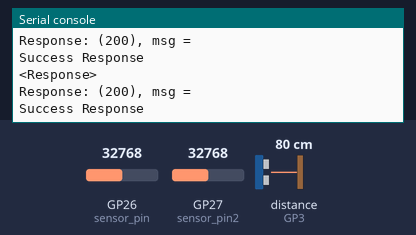
Simulated run of this program. Board: Raspberry Pi Pico running MicroPython. Shown: the last lines printed to the serial console. The inputs (shaded band) are chosen by the test bench; at power-on: distance to the obstacle (sensor on GP3) 80 cm, GP26 (sensor_pin) = 32768, GP27 (sensor_pin2) = 32768 (analog values on the 0–65535 scale). The echo pulse lasts 58.3 µs per cm; WiFi joins after 1.5 s; the clock reads 2024-03-15 10:24:30 at power-on unless the program sets it; web requests get an empty 200 reply after 0.4 s.

Above: at 11.2 s.
11.3 s: distance to the obstacle (sensor on GP3) set to 2 cm
19.7 s: GP26 (sensor_pin) set to 45874
At 21.53 s:
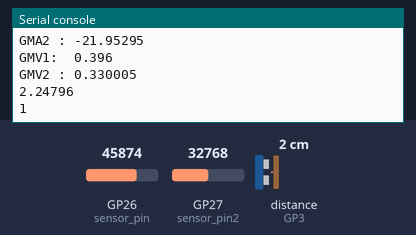
28.1 s: GP27 (sensor_pin2) set to 45874
At 32.73 s:
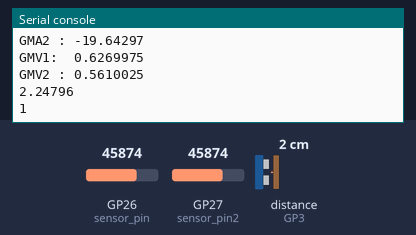
36.5 s: distance to the obstacle (sensor on GP3) set to 4 cm
At 43.94 s:
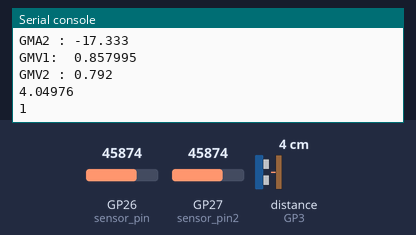
44.9 s: GP26 (sensor_pin) set to 57670
At 45.7 s:
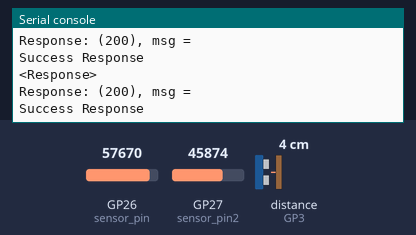
53.3 s: GP27 (sensor_pin2) set to 32767
At 55.14 s:
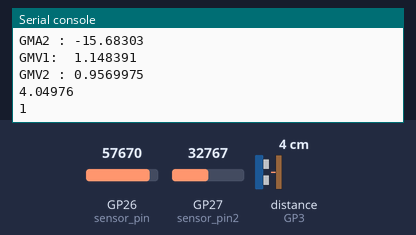
Timing chart, 0 to 56.6 s (numbered marks = the images above; inputs shaded):
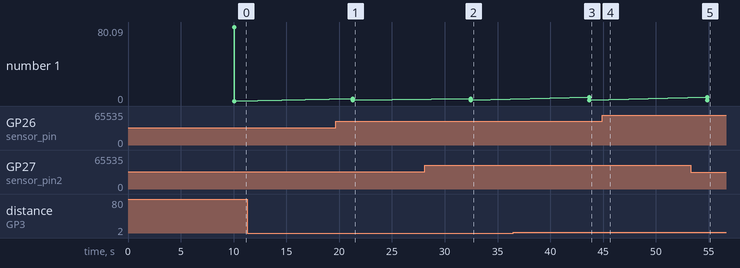

The program:

MongoDB.py
```python
from machine import Pin, RTC
import machine
import urequests as requests
import network
import time
import ntptime
from time import sleep, sleep_us, ticks_us
import credentials
from machine import Pin


sensor_pin = machine.ADC(26)
sensor_pin2 = machine.ADC(27)


# Initialisierung GPIO-Ausgang für Trigger-Signal
trigger = Pin(2, Pin.OUT)

# Initialisierung GPIO-Eingang für Echo-Signal
echo = Pin(3, Pin.IN)

UREF = 3.3
NULLPUNKT = 2.5253
# Volt per Ampere - Der Sensor hat eine hinterlegte Umrechnung der Voltmessung in einen Amperewert der hier gestzt wird
VpA = 0.1331
VpA2 = 0.1
U_Consumption = 24
U_Production = 12


URL = "https://eu-central-1.aws.data.mongodb-api.com/app/data-lwaix/endpoint/data/v1/action/"
API_KEY = "4tFRaI603cCb5aVF6l4wPYSDC6PsIHWw6VOLr4dFzSu86jDDQLRklSmqS2PSoLnx"

def connect_to_wifi(ssid, psk):
    wlan = network.WLAN(network.STA_IF)
    wlan.active(True)
    wlan.connect(ssid, psk)

    while not wlan.isconnected() and wlan.status() >= 0:
        print("Waiting to Connect")
        time.sleep(10)
    if not wlan.isconnected():
        raise Exception("Wifi not available")
    print("Connected to WiFi")

connect_to_wifi(credentials.INTERNET_NAME, credentials.INTERNET_PASSWORD)
ntptime.settime()

def find(filter_dictionary):
    try:
        headers = { "api-key": API_KEY }
        searchPayload = {
            "dataSource": "Cluster0",
            "database": "MSYPicoSensorData",
            "collection": "ACS7125A",
            "filter": filter_dictionary,
        }
        response = requests.post(URL + "find", headers=headers, json=searchPayload)
        print("Response: (" + str(response.status_code) + "), msg = " + str(response.text))
        if response.status_code >= 200 and response.status_code < 300:
            print("Success Response")
        else:
            print(response.status_code)
            print("Error")
        response.close()
    except Exception as e:
        print(e)

def insertData(sensor1, sensor2, sensor3, year, month, day, hour, minute, second, chargingPower, chargingPower2, inUse):
    try:
        headers = { "api-key": API_KEY }
        documentToAdd = {"Sensor": sensor1,
                         "year": year,
                         "month": month,
                         "day": day,
                         "hour": hour,
                         "minute": minute,
                         "second": second,
                         "Chargingpower": chargingPower}
        insertPayload = {
            "dataSource": "Cluster0",
            "database": "MSYPicoSensorData",
            "collection": "ACS7125A",
            "document": documentToAdd,
        }
        response = requests.post(URL + "insertOne", headers=headers, json=insertPayload)
        print(response)
        print("Response: (" + str(response.status_code) + "), msg = " + str(response.text))
        if response.status_code >= 200 and response.status_code < 300:
            print("Success Response")
        else:
            print(response.status_code)
            print("Error")
        response.close()

    except Exception as e:
        print(e)

    try:
        headers = { "api-key": API_KEY }
        documentToAdd = {"Sensor": sensor2,
                         "year": year,
                         "month": month,
                         "day": day,
                         "hour": hour,
                         "minute": minute,
                         "second": second,
                         "Chargingpower": chargingPower2}
        insertPayload = {
            "dataSource": "Cluster0",
            "database": "MSYPicoSensorData",
            "collection": "ACS7125A",
            "document": documentToAdd,
        }
        response = requests.post(URL + "insertOne", headers=headers, json=insertPayload)
        print(response)
        print("Response: (" + str(response.status_code) + "), msg = " + str(response.text))
        if response.status_code >= 200 and response.status_code < 300:
            print("Success Response")
        else:
            print(response.status_code)
            print("Error")
        response.close()
    except Exception as e:
        print(e)

    try:
        headers = { "api-key": API_KEY }
        documentToAdd = {"Sensor": sensor3,
                         "year": year,
                         "month": month,
                         "day": day,
                         "hour": hour,
                         "minute": minute,
                         "second": second,
                         "inUse": inUse}
        insertPayload = {
            "dataSource": "Cluster0",
            "database": "MSYPicoSensorData",
            "collection": "ACS7125A",
            "document": documentToAdd,
        }
        response = requests.post(URL + "insertOne", headers=headers, json=insertPayload)
        print(response)
        print("Response: (" + str(response.status_code) + "), msg = " + str(response.text))
        if response.status_code >= 200 and response.status_code < 300:
            print("Success Response")
        else:
            print(response.status_code)
            print("Error")
        response.close()
    except Exception as e:
        print(e)

    sleep(10)

def insertOneUsage(sensor, year, month, day, hour, minute, second, pinvalue):
    try:
        headers = { "api-key": API_KEY }
        documentToAdd = {"Sensor": sensor,
                         "year": year,
                         "month": month,
                         "day": day,
                         "hour": hour,
                         "minute": minute,
                         "second": second,
                         "inUse": pinvalue}
        insertPayload = {
            "dataSource": "Cluster0",
            "database": "MSYPicoSensorData",
            "collection": "ACS7125A",
            "document": documentToAdd,
        }
        response = requests.post(URL + "insertOne", headers=headers, json=insertPayload)
        print(response)
        print("Response: (" + str(response.status_code) + "), msg = " + str(response.text))
        if response.status_code >= 200 and response.status_code < 300:
            print("Success Response")
        else:
            print(response.status_code)
            print("Error")
        response.close()
    except Exception as e:
        print(e)

def deleteMany(filter_dictionary):
    try:
        headers = { "api-key": API_KEY }
        searchPayload = {
            "dataSource": "Cluster0",
            "database": "MSYPicoSensorData",
            "collection": "ACS7125A",
            "filter": filter_dictionary,
        }
        response = requests.post(URL + "deleteMany", headers=headers, json=searchPayload)
        print("Response: (" + str(response.status_code) + "), msg = " + str(response.text))
        if response.status_code >= 200 and response.status_code < 300:
            print("Success Response")
        else:
            print(response.status_code)
            print("Error")
        response.close()
    except Exception as e:
        print(e)

window_size = 10  # Größe des gleitenden Mittelwerts-Fensters
sensor_values = [0] * window_size  # Eine Liste, um die letzten Werte zu speichern
sensor_values2 = [0] * window_size  # Eine Liste, um die letzten Werte zu speichern

def main():
    connect_to_wifi(credentials.INTERNET_NAME, credentials.INTERNET_PASSWORD)
    i = 1
    index = 0  # Index, um die Position des aktuellen Werts im Array zu verfolgen

    while True:
        sensor_value = sensor_pin.read_u16()
        sensor_value2 = sensor_pin2.read_u16()
        sensor_values[index] = sensor_value  # Aktualisiere den Wert in der Liste
        sensor_values2[index] = sensor_value2  # Aktualisiere den Wert in der Liste
        index = (index + 1) % window_size  # Aktualisiere den Index zyklisch
        moving_average = sum(sensor_values) / window_size
        moving_average2 = sum(sensor_values2) / window_size


        # Abstand messen
        trigger.low()
        sleep_us(2)
        trigger.high()
        sleep_us(5)
        trigger.low()
        # Zeiten messen
        while echo.value() == 0:
            signaloff = ticks_us()
        while echo.value() == 1:
            signalon = ticks_us()
        # Vergangene Zeit ermitteln
        timepassed = signalon - signaloff # type: ignore
        # Abstand/Entfernung ermitteln
        # Entfernung über die Schallgeschwindigkeit (34320 cm/s bei 20 °C) berechnen
        # Durch 2 teilen, wegen Hin- und Rückweg
        abstand = timepassed * 0.03432 / 2

        # Setze die Variable seatSensor auf 1, falls der Abstand größer als 30 ist, sonst auf 0
        usage = 1 if abstand < 30 else 0

        chargingPower = ((((moving_average/65535)* UREF) - NULLPUNKT)/VpA)*(-U_Consumption)
        chargingPower2 = ((((moving_average2/65535)* UREF) - NULLPUNKT)/VpA2)*(U_Production)
        print("GMA1: ",((((moving_average/65535)* UREF) - NULLPUNKT)/VpA))
        print("GMA2 :", (((moving_average2/65535)*UREF) - NULLPUNKT)/VpA2)
        print("GMV1: ",((((moving_average/65535)* UREF) )))
        print("GMV2 :", (((moving_average2/65535)*UREF) ))
        print(abstand)
        print(usage)

        rtc_time_tuple = RTC().datetime()
        year = rtc_time_tuple[0]
        month = rtc_time_tuple[1]
        day = rtc_time_tuple[2]
        hour = rtc_time_tuple[4]
        minute = rtc_time_tuple[5]
        second = rtc_time_tuple[6]
        formatted_time = "{:04}-{:02}-{:02}T{:02}:{:02}:{:02}.0000Z".format(
            rtc_time_tuple[0], rtc_time_tuple[1], rtc_time_tuple[2],
            rtc_time_tuple[4]+1, rtc_time_tuple[5], rtc_time_tuple[6]
        )
        currentSensor5a = "ACS712-5A"
        currentSensor20a = "ACS712-20A"
        seatSensor = "HC-SR04"
        # insertOneCurrent("ACS712-20A", 2023, 12, 13, 10, 57, 50, 0)

        insertData(currentSensor5a, currentSensor20a, seatSensor, year, month, day, hour, minute, second, chargingPower,chargingPower2,usage)
        # insertOneCurrent(currentSensor20a, year, month, day, hour, minute, second, chargingPower2)
        # insertOneUsage(seatSensor, year, month, day, hour, minute, second, usage)
        # deleteMany({"day": 13})
        # find({"day": 6})


main()
```

credentials.py
```python
INTERNET_PASSWORD = "32734056271867621744"
INTERNET_NAME = "WLAN-197399"

UREF = "3.3"
NULLPUNKT = 2.5371
VpA = 0.1331
```

Measured:
- after the input at 19.7 s, the serial console: prints a new line after 1.6 s (image 1)
- after the input at 28.1 s, the serial console: prints a new line after 4.4 s (image 2)
- after the input at 36.5 s, the serial console: prints a new line after 7.2 s (image 3)
- after the input at 53.3 s, the serial console: prints a new line after 1.6 s (image 5)
